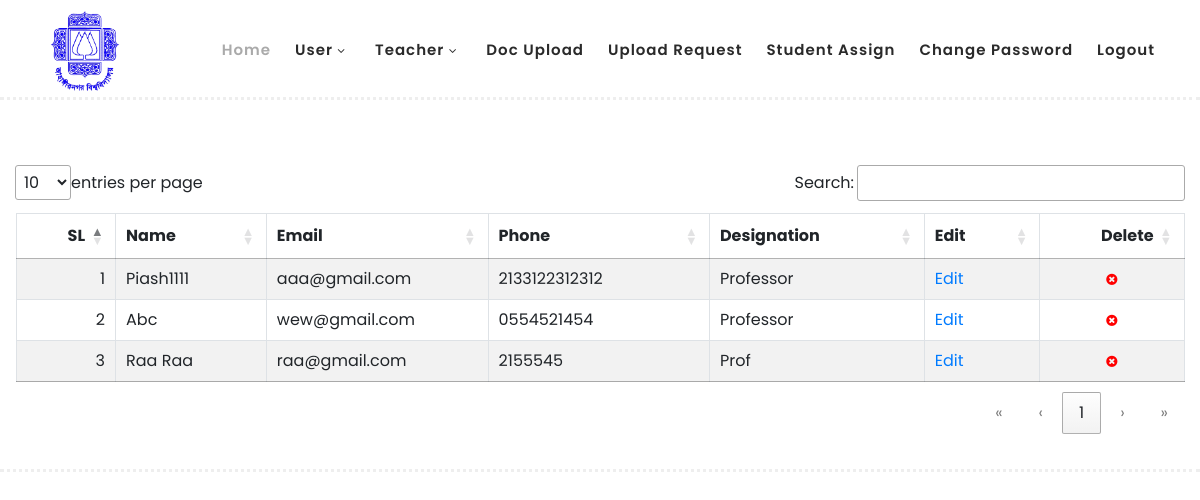
Before: /teacher_list.php (signed in) with the older database file.
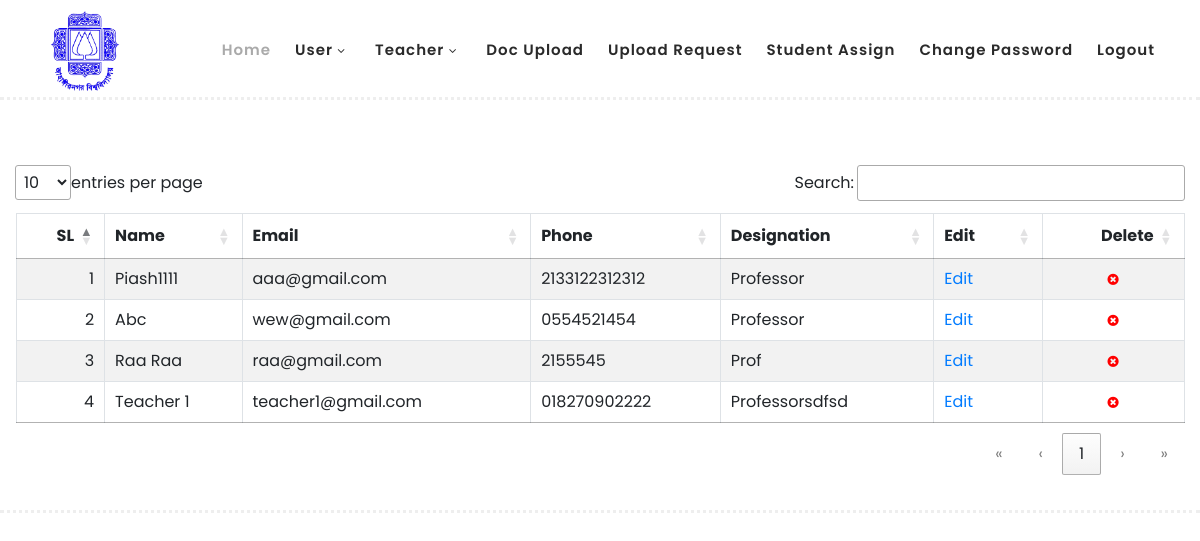
After: the same page with the newer database file.
### tables this page shows
CREATE TABLE `teacher` (
  `id` int(11) NOT NULL,
  `name` varchar(255) NOT NULL,
  `email` varchar(255) NOT NULL,
  `phone` varchar(255) NOT NULL,
  `designation` varchar(255) NOT NULL,
  `user` varchar(255) NOT NULL,
  `deleted` int(11) NOT NULL DEFAULT 0
);

### teacher_list.php (the view, shortened to what this page needs)
<?php
include "menu.php";
include 'connect.php';
?>
  <body>
 <body>
<?php
$sql = "SELECT * FROM teacher where deleted = 0 order by id asc";
$stmt = $dbh->prepare($sql);
$result = $stmt->execute();
if ($stmt->rowCount()) {
    $i=1;
    echo "<div align='center'> <table id='teacherList'  class='table table-striped table-bordered'> <thead><tr><th>SL</th><th>Name</th><th>Email</th><th style='text-align:left'>Phone</th><th>Designation</th><th>Edit</th><th>Delete</th></tr></thead><tbody>";
    while ($row = $stmt->fetch()) {
        $id = $row["id"];
        $name = $row["name"];
        $email = $row["email"] ;
        $phone = $row["phone"] ;
        $designation = $row["designation"] ;
        echo "<tr>";
        echo "<td>$i</td>";
        echo "<td>$name</td>";
        echo "<td>$email</td>";
        echo "<td style='text-align:left'>$phone</td>";
        echo "<td>$designation</td>";
        echo "<td><a href='teacher_edit.php?id=$id'>Edit</a></td>";
        echo "<td><div align='center'><i class='fa fa-times-circle' style='font-size: 13px ; color: red' onclick='deleteTeacher($id)'></i></div></td>";
        echo "</tr>";
        $i++;
    }
    echo "</tbody></table></div>";
}else{
    echo "<div width='100%' > No record found! </div>";
}
?>
  </body>
</html>

Changed rows visible on the page:
added teacher: name "Teacher 1", email "teacher1@gmail.com", phone "018270902222", designation "Professorsdfsd"
